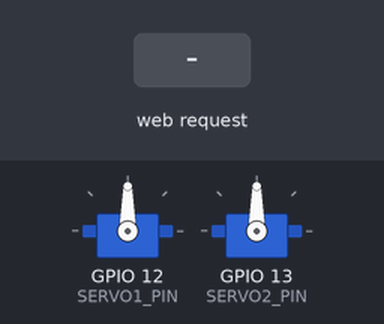
A sketch run on a simulated ESP32. Shown: 2 × servo. The inputs (shaded band) are chosen by the test bench. WiFi joins after 1.5 s; servers stay silent unless stated; what the sketch prints to the serial monitor is not drawn.

Above: at 2.7 s.
2.8 s: HTTP request GET /forward received
At 3.2 s:
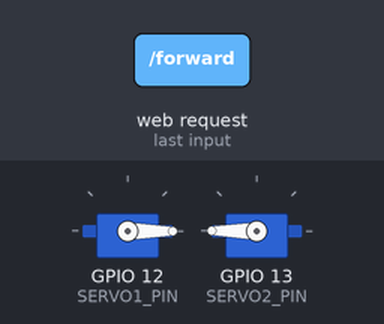
4.3 s: HTTP request GET /backward received
At 5.5 s:
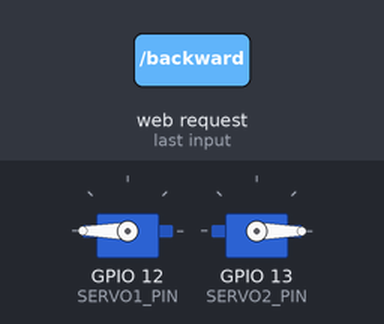
5.8 s: HTTP request GET /crossforward received
At 6.7 s:
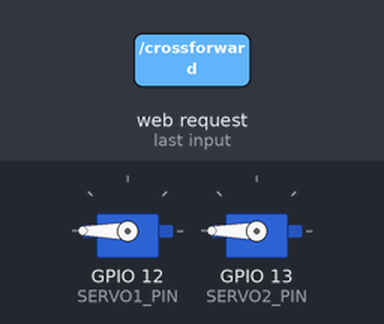
7.3 s: HTTP request GET /crossbackward received
At 7.9 s:
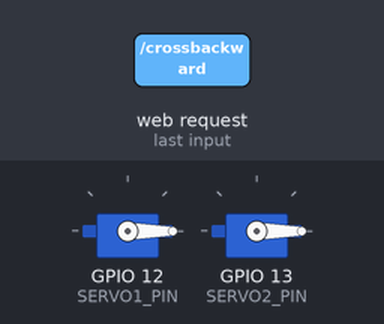
8.8 s: HTTP request GET /stop received
At 10.2 s:
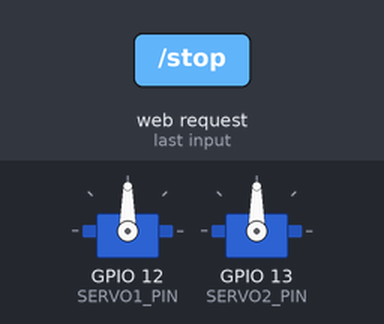
Timing chart, 0 to 11.3 s (numbered marks = the images above; inputs shaded):
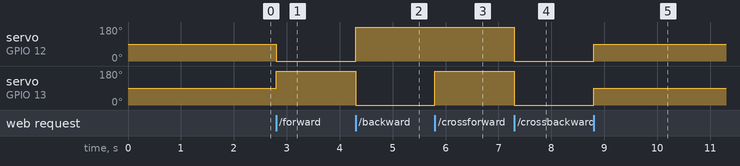

The sketch:

rc-tank.ino
```cpp
#include <WiFi.h>
#include <ESP32Servo.h>
#include <WebServer.h>

const char* ssid = "Your SSID";
const char* password = "Password";

#define SERVO1_PIN 12
#define SERVO2_PIN 13

Servo servo1;
Servo servo2;
WebServer server(80);

void setup() {
  Serial.begin(115200);

  // Cấu hình servo cho continuous servo
  servo1.attach(SERVO1_PIN, 1000, 2000);
  servo2.attach(SERVO2_PIN, 1000, 2000);

  // Đảm bảo servo ban đầu dừng
  stopServos();

  WiFi.begin(ssid, password);
  while (WiFi.status() != WL_CONNECTED) {
    delay(500);
    Serial.print(".");
  }
  Serial.println("");
  Serial.println("WiFi connected");
  Serial.println("IP address: ");
  Serial.println(WiFi.localIP());

  server.on("/", handleRoot);
  server.on("/forward", HTTP_GET, handleForward);
  server.on("/backward", HTTP_GET, handleBackward);
  server.on("/crossforward", HTTP_GET, handleCrossForward);
  server.on("/crossbackward", HTTP_GET, handleCrossBackward);
  server.on("/stop", HTTP_GET, handleStop);

  server.begin();
}

void loop() {
  server.handleClient();
}

// Quay cùng hướng theo chiều kim đồng hồ
void rotateClockwise() {
  servo1.write(0);    // Điều chỉnh để servo 1 quay cùng chiều
  servo2.write(180);  // Điều chỉnh để servo 2 quay cùng chiều
}

// Quay cùng hướng ngược chiều kim đồng hồ
void rotateCounterClockwise() {
  servo1.write(180);  // Điều chỉnh để servo 1 quay ngược chiều
  servo2.write(0);    // Điều chỉnh để servo 2 quay ngược chiều
}

// Quay chéo: servo 1 ngược, servo 2 xuôi
void rotateCrossForward() {
  servo1.write(180);  // Servo 1 quay ngược chiều kim đồng hồ
  servo2.write(180);  // Servo 2 quay theo chiều kim đồng hồ
}

// Quay chéo: servo 1 xuôi, servo 2 ngược
void rotateCrossBackward() {
  servo1.write(0);    // Servo 1 quay theo chiều kim đồng hồ
  servo2.write(0);    // Servo 2 quay ngược chiều kim đồng hồ
}

// Dừng servo
void stopServos() {
  servo1.write(90);
  servo2.write(90);
}

void handleRoot() {
  String html = R"(
<!DOCTYPE html>
<html>
<head>
    <title>UGV Control Station</title>
    <style>
        body {
            font-family: Arial;
            text-align: center;
            display: flex;
            flex-direction: column;
            align-items: center;
            justify-content: center;
            height: 100vh;
            margin: 0;
            background-color: #f0f0f0;
        }
        .button {
            background-color: #4CAF50;
            border: none;
            color: white;
            padding: 15px 32px;
            text-align: center;
            text-decoration: none;
            display: inline-block;
            font-size: 16px;
            margin: 10px 2px;
            cursor: pointer;
            border-radius: 5px;
            transition: background-color 0.3s;
        }
        .button:active {
            background-color: #45a049;
        }
    </style>
</head>
<body>
    <h1>UGV Control</h1>
    <div>
        <button class='button'
        ontouchstart='startForward()'
        ontouchend='stopServos()'
        onmousedown='startForward()'
        onmouseup='stopServos()'>
    Forward
</button>
<button class='button'
        ontouchstart='startBackward()'
        ontouchend='stopServos()'
        onmousedown='startBackward()'
        onmouseup='stopServos()'>
    Backward
</button>
<button class='button'
        ontouchstart='startCrossForward()'
        ontouchend='stopServos()'
        onmousedown='startCrossForward()'
        onmouseup='stopServos()'>
    Right
</button>
<button class='button'
        ontouchstart='startCrossBackward()'
        ontouchend='stopServos()'
        onmousedown='startCrossBackward()'
        onmouseup='stopServos()'>
    Left
</button>

    </div>

    <script>
        function startForward() {
            fetch('/forward');
        }
        function startBackward() {
            fetch('/backward');
        }
        function startCrossForward() {
            fetch('/crossforward');
        }
        function startCrossBackward() {
            fetch('/crossbackward');
        }
        function stopServos() {
            fetch('/stop');
        }
    </script>
</body>
</html>
  )";
  server.send(200, "text/html", html);
}

void handleForward() {
  rotateClockwise();
  server.send(200, "text/plain", "Quay xuôi");
}

void handleBackward() {
  rotateCounterClockwise();
  server.send(200, "text/plain", "Quay ngược");
}

void handleCrossForward() {
  rotateCrossForward();
  server.send(200, "text/plain", "Quay chéo 1");
}

void handleCrossBackward() {
  rotateCrossBackward();
  server.send(200, "text/plain", "Quay chéo 2");
}

void handleStop() {
  stopServos();
  server.send(200, "text/plain", "Dừng");
}
```

Measured:
- after the input at 2.8 s, servo on GPIO 12 (SERVO1_PIN): 90° → 0° at once; servo on GPIO 13 (SERVO2_PIN): 90° → 180° at once
- after the input at 4.3 s, servo on GPIO 12 (SERVO1_PIN): 0° → 180° at once; servo on GPIO 13 (SERVO2_PIN): 180° → 0° at once
- after the input at 5.8 s, servo on GPIO 13 (SERVO2_PIN): 0° → 180° at once
- after the input at 7.3 s, servo on GPIO 12 (SERVO1_PIN), servo on GPIO 13 (SERVO2_PIN): 180° → 0° at once
- after the input at 8.8 s, servo on GPIO 12 (SERVO1_PIN), servo on GPIO 13 (SERVO2_PIN): 0° → 90° at once
